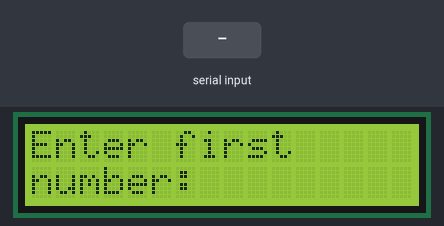
A sketch run on a simulated Arduino Uno, built with avr-gcc and run on an emulated ATmega328P. Shown: 16×2 character LCD. The inputs (shaded band) are chosen by the test bench.

Above: at 1.2 s.
1.3 s: "90/45\n" received over Serial
At 3.0 s:
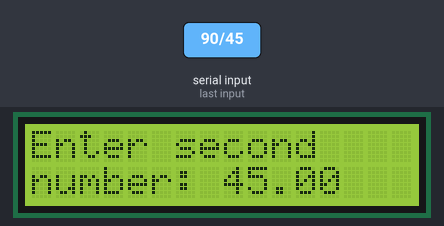
At 4.0 s:
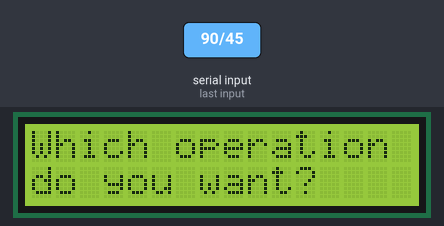
4.3 s: "+" received over Serial
At 6.3 s:
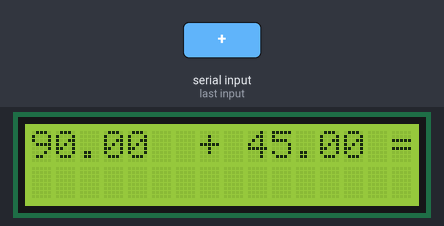
Timing chart, 0 to 7.8 s (numbered marks = the images above; inputs shaded):
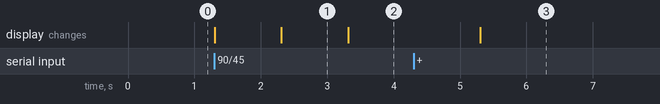

The sketch:

LCD_Calculator.ino
```cpp
#include <LiquidCrystal.h>
const int rs = 7;
const int en = 8;
const int d4 = 9;
const int d5 = 10;
const int d6 = 11;
const int d7 = 12;

LiquidCrystal lcd(rs, en, d4, d5, d6, d7);

void setup() {
  lcd.begin(16, 2);
  Serial.begin(9600);
}

float askForNumber(String line1, String line2) {
  lcd.setCursor(0, 0);
  lcd.print(line1);
  lcd.setCursor(0, 1);
  lcd.print(line2);
  while(Serial.available() == 0) {}
  float num = Serial.parseFloat();
  lcd.print(num);
  delay(1000);
  lcd.clear();

  return num;
}

String askForOperation() {
  lcd.setCursor(0, 0);
  lcd.print("Which operation");
  lcd.setCursor(0, 1);
  lcd.print("do you want?");

  while(Serial.available() == 0) {}
  String operation = Serial.readString();
  lcd.clear();
  return operation;
}

void printErrorOnLcd() {
  lcd.setCursor(0, 0);
  lcd.print("Type correct");
  lcd.setCursor(0, 1);
  lcd.print("operator");
  delay(2000);
  lcd.clear();
}

void printResultOnLcd(float num1, float num2, float result, String operation) {
  lcd.setCursor(0, 0);
  lcd.print(num1);
  lcd.print(" ");
  lcd.print(operation);
  lcd.print(" ");
  lcd.print(num2);
  lcd.print(" = ");
  lcd.print(result);
  delay(5000);
  lcd.clear();
}

void doOperationAndPrint(float num1, float num2, String operation) {
  float result;

  if(operation == "+") {
    result = num1 + num2;
  } else if(operation == "-") {
    result = num1 - num2;
  } else if(operation == "*") {
    result = num1 * num2;
  } else if(operation == "/") {
    result = num1 / num2;
  }

  if(!result) {
    printErrorOnLcd();
  } else {
    printResultOnLcd(num1, num2, result, operation);
  }
}

void loop() {
  float num1 = askForNumber("Enter first", "number: ");
  float num2 = askForNumber("Enter second", "number: ");
  String operation = askForOperation();
  doOperationAndPrint(num1, num2, operation);
}
```

Measured:
- after the input at 1.3 s, the display: first changes at once (image 1 shows a later state)
- after the input at 4.3 s, the display: changes after 1.0 s (image 3)
- what the display in image 1 shows lasts 1.0 s, from 2.3 s to 3.3 s
